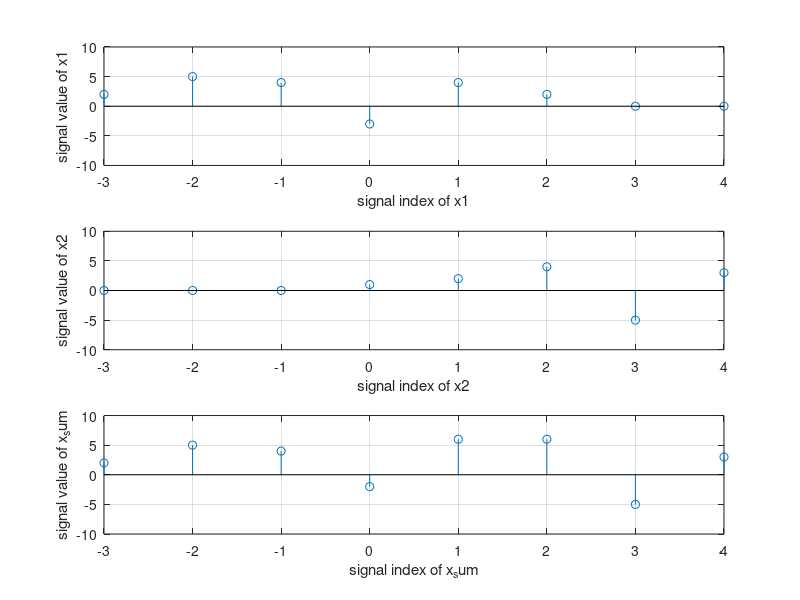

Here is the MATLAB script that generated this plot:
clc;
clear all;
close all;

x1=[2 5 4 -3 4 2]; %the first signal
n1=[-3:2];         %index of first signal
x2=[1 2 4 -5 3];    %the second signal
n2=[0:4];           %index of second signal

id_low=min(min(n1),min(n2));
id_max=max(max(n1),max(n2));
id_sum=id_low:id_max;

x11=zeros(1,length(id_sum));
x22=x11;

i=find(min(n1)==id_sum);
j=find(max(n1)==id_sum);
x11(i:j)=x1;

i=find(min(n2)==id_sum);
j=find(max(n2)==id_sum);
x22(i:j)=x2;

% x11=[zeros(1,n1(1)-id_sum(1)) x1 zeros(1,id_sum(end)-n1(end))];
% x22=[zeros(1,n2(1)-id_sum(1)) x2 zeros(1,id_sum(end)-n2(end))];

x_sum=x11+x22;

subplot(311),stem(id_sum,x11),xlabel('signal index of x1'),ylabel('signal value of x1'),grid on,axis([id_low id_max -10 10])
subplot(312),stem(id_sum,x22),xlabel('signal index of x2'),ylabel('signal value of x2'),grid on,axis([id_low id_max -10 10])
subplot(313),stem(id_sum,x_sum),xlabel('signal index of x_sum'),ylabel('signal value of x_sum'),grid on,axis([id_low id_max -10 10])
